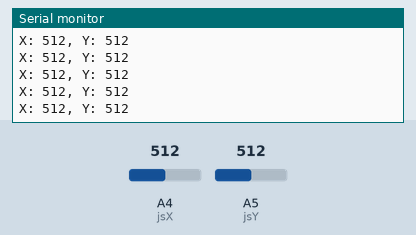
A sketch run on a simulated Arduino Uno, built with avr-gcc and run on an emulated ATmega328P. Parts: the last lines printed to the serial monitor. The test bench sets the inputs (shaded band); at power-on: A4 (jsX) = 512, A5 (jsY) = 512.

Above: at 1.2 s.
1.3 s: A4 (jsX) set to 983
At 1.8 s:
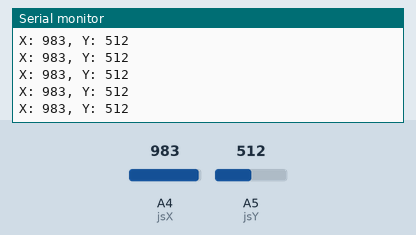
4.3 s: A4 (jsX) set to 1012
At 5.1 s:
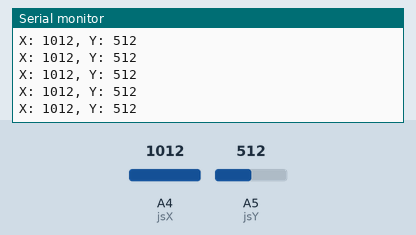
10.3 s: A5 (jsY) set to 981
At 10.8 s:
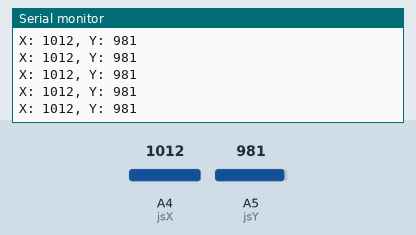
11.8 s: A5 (jsY) set to 1009
At 12.3 s:
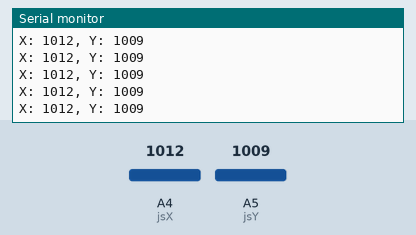
Timing chart, 0 to 14.8 s (numbered marks = the images above; inputs shaded):
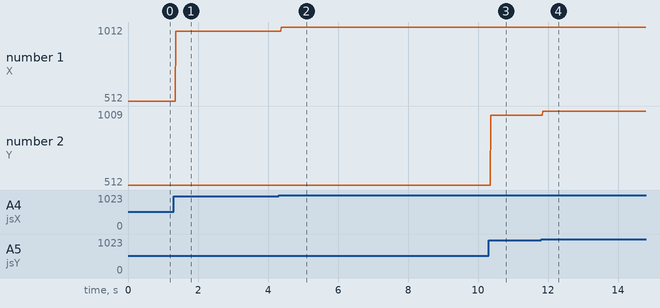

Measured:
- after the input at 1.3 s, the serial monitor: prints a new line after 0.06 s (image 1)
- after the input at 4.3 s, the serial monitor: prints a new line after 0.08 s (image 2)
- after the input at 10.3 s, the serial monitor: prints a new line after 0.07 s (image 3)
- after the input at 11.8 s, the serial monitor: prints a new line after 0.06 s (image 4)
- plotted number 1: 512 → 983 after the input at 1.3 s, 983 → 1012 after the input at 4.3 s
- plotted number 2: 512 → 981 after the input at 10.3 s, 981 → 1009 after the input at 11.8 s

The sketch:

joystick_test.ino
```cpp
const int jsX = A4;
const int jsY = A5;

void setup() {
  Serial.begin(9600);

}

void loop() {
  // put your main code here, to run repeatedly:
  Serial.print("X: ");
  Serial.print(analogRead(jsX));
  Serial.print(", Y: ");
  Serial.println(analogRead(jsY));
}
```
